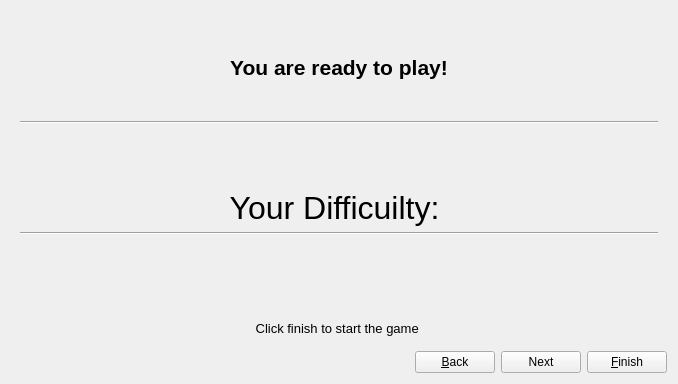
<?xml version="1.0" encoding="UTF-8"?>
<ui version="4.0">
 <class>Welcome</class>
 <widget class="QDialog" name="Welcome">
  <property name="geometry">
   <rect>
    <x>0</x>
    <y>0</y>
    <width>678</width>
    <height>384</height>
   </rect>
  </property>
  <property name="windowTitle">
   <string>Blackjack Wizard</string>
  </property>
  <layout class="QVBoxLayout" name="verticalLayout">
   <item>
    <widget class="QStackedWidget" name="stackedWidget">
     <property name="currentIndex">
      <number>3</number>
     </property>
     <widget class="QWidget" name="introPage">
      <layout class="QVBoxLayout" name="verticalLayout_2">
       <item>
        <widget class="QTextBrowser" name="introText">
         <property name="styleSheet">
          <string notr="true">background-color: rgb(255, 255, 255);</string>
         </property>
         <property name="frameShape">
          <enum>QFrame::Shape::Box</enum>
         </property>
         <property name="frameShadow">
          <enum>QFrame::Shadow::Plain</enum>
         </property>
         <property name="lineWidth">
          <number>0</number>
         </property>
         <property name="html">
          <string>&lt;!DOCTYPE HTML PUBLIC &quot;-//W3C//DTD HTML 4.0//EN&quot; &quot;http://www.w3.org/TR/REC-html40/strict.dtd&quot;&gt;
&lt;html&gt;&lt;head&gt;&lt;meta name=&quot;qrichtext&quot; content=&quot;1&quot; /&gt;&lt;meta charset=&quot;utf-8&quot; /&gt;&lt;style type=&quot;text/css&quot;&gt;
p, li { white-space: pre-wrap; }
hr { height: 1px; border-width: 0; }
li.unchecked::marker { content: &quot;\2610&quot;; }
li.checked::marker { content: &quot;\2612&quot;; }
&lt;/style&gt;&lt;/head&gt;&lt;body style=&quot; font-family:'Segoe UI'; font-size:9pt; font-weight:400; font-style:normal;&quot;&gt;
&lt;p align=&quot;center&quot; style=&quot; margin-top:0px; margin-bottom:0px; margin-left:0px; margin-right:0px; -qt-block-indent:0; text-indent:0px;&quot;&gt;&lt;span style=&quot; font-size:28pt; font-weight:700; color:#000000;&quot;&gt;Blackjack &lt;/span&gt;&lt;/p&gt;
&lt;p align=&quot;center&quot; style=&quot; margin-top:0px; margin-bottom:0px; margin-left:0px; margin-right:0px; -qt-block-indent:0; text-indent:0px;&quot;&gt;&lt;span style=&quot; color:#000000;&quot;&gt; &lt;/span&gt;&lt;a href=&quot;https://github.com/mors-templar/&quot;&gt;&lt;span style=&quot; font-size:12pt; text-decoration: underline; color:#00007f;&quot;&gt;explore my other projects&lt;/span&gt;&lt;/a&gt;&lt;a href=&quot;https://github.com/mors-templar/&quot;&gt;&lt;span style=&quot; text-decoration: underline; color:#00007f;&quot;&gt;&lt;br /&gt;&lt;br /&gt;&lt;br /&gt;&lt;/span&gt;&lt;/a&gt;&lt;/p&gt;
&lt;p align=&quot;center&quot; style=&quot; margin-top:0px; margin-bottom:0px; margin-left:0px; margin-right:0px; -qt-block-indent:0; text-indent:0px;&quot;&gt;&lt;a href=&quot;https://github.com/mors-templar/&quot;&gt;&lt;span style=&quot; font-size:8pt; text-decoration: underline; color:#000000;&quot;&gt;Created using: C++ and QT6. &lt;/span&gt;&lt;/a&gt;&lt;/p&gt;
&lt;p align=&quot;center&quot; style=&quot;-qt-paragraph-type:empty; margin-top:0px; margin-bottom:0px; margin-left:0px; margin-right:0px; -qt-block-indent:0; text-indent:0px; font-size:6pt; text-decoration: underline; color:#000000;&quot;&gt;&lt;br /&gt;&lt;/p&gt;
&lt;p align=&quot;center&quot; style=&quot; margin-top:0px; margin-bottom:0px; margin-left:0px; margin-right:0px; -qt-block-indent:0; text-indent:0px;&quot;&gt;&lt;a href=&quot;https://github.com/mors-templar/&quot;&gt;&lt;span style=&quot; font-size:10pt; font-weight:700; font-style:italic; text-decoration: underline; color:#000000;&quot;&gt;Note: DO READ THE INSTRUCTION ON THE NEXT PAGE IT IS VERYYYYYYYY &lt;/span&gt;&lt;/a&gt;&lt;/p&gt;
&lt;p align=&quot;center&quot; style=&quot; margin-top:0px; margin-bottom:0px; margin-left:0px; margin-right:0px; -qt-block-indent:0; text-indent:0px;&quot;&gt;&lt;a href=&quot;https://github.com/mors-templar/&quot;&gt;&lt;span style=&quot; font-size:10pt; font-weight:700; font-style:italic; text-decoration: underline; color:#000000;&quot;&gt;IMPORTANT!!!!!!!!!!&lt;/span&gt;&lt;/a&gt;&lt;/p&gt;&lt;/body&gt;&lt;/html&gt;</string>
         </property>
         <property name="overwriteMode">
          <bool>false</bool>
         </property>
         <property name="tabStopDistance">
          <double>80.000000000000000</double>
         </property>
        </widget>
       </item>
       <item>
        <widget class="QLabel" name="introLabel">
         <property name="text">
          <string> Use this wizard to set up your game.</string>
         </property>
         <property name="alignment">
          <set>Qt::AlignmentFlag::AlignCenter</set>
         </property>
        </widget>
       </item>
      </layout>
     </widget>
     <widget class="QWidget" name="difficultyPage">
      <layout class="QVBoxLayout" name="verticalLayout_3">
       <item>
        <widget class="QLabel" name="difficultyLabel">
         <property name="font">
          <font>
           <italic>true</italic>
           <underline>true</underline>
           <fontweight>Black</fontweight>
          </font>
         </property>
         <property name="text">
          <string>Choose a difficulty level </string>
         </property>
         <property name="alignment">
          <set>Qt::AlignmentFlag::AlignCenter</set>
         </property>
        </widget>
       </item>
       <item>
        <widget class="QTextBrowser" name="textBrowser">
         <property name="html">
          <string>&lt;!DOCTYPE HTML PUBLIC &quot;-//W3C//DTD HTML 4.0//EN&quot; &quot;http://www.w3.org/TR/REC-html40/strict.dtd&quot;&gt;
&lt;html&gt;&lt;head&gt;&lt;meta name=&quot;qrichtext&quot; content=&quot;1&quot; /&gt;&lt;meta charset=&quot;utf-8&quot; /&gt;&lt;style type=&quot;text/css&quot;&gt;
p, li { white-space: pre-wrap; }
hr { height: 1px; border-width: 0; }
li.unchecked::marker { content: &quot;\2610&quot;; }
li.checked::marker { content: &quot;\2612&quot;; }
&lt;/style&gt;&lt;/head&gt;&lt;body style=&quot; font-family:'Segoe UI'; font-size:9pt; font-weight:400; font-style:normal;&quot;&gt;
&lt;h2 style=&quot; margin-top:16px; margin-bottom:10px; margin-left:0px; margin-right:0px; -qt-block-indent:0; text-indent:0px;&quot;&gt;&lt;span style=&quot; font-size:10pt; font-weight:700;&quot;&gt;⚠️ DO READ THIS FIRST &lt;/span&gt;&lt;/h2&gt;
&lt;h2 style=&quot; margin-top:16px; margin-bottom:10px; margin-left:0px; margin-right:0px; -qt-block-indent:0; text-indent:0px;&quot;&gt;&lt;span style=&quot; font-size:10pt; font-weight:700;&quot;&gt;Choose your difficulty wisely: &lt;/span&gt;&lt;/h2&gt;
&lt;h3 style=&quot; margin-top:16px; margin-bottom:10px; margin-left:0px; margin-right:0px; -qt-block-indent:0; text-indent:0px;&quot;&gt;&lt;span style=&quot; font-size:10pt; font-weight:700;&quot;&gt;🟢 Easy &lt;/span&gt;&lt;/h3&gt;
&lt;ul style=&quot;margin-top: 0px; margin-bottom: 0px; margin-left: 0px; margin-right: 0px; -qt-list-indent: 1;&quot;&gt;
&lt;li style=&quot; font-size:10pt;&quot; style=&quot; margin-top:0px; margin-bottom:6px; margin-left:20px; margin-right:0px; -qt-block-indent:0; text-indent:0px;&quot;&gt;Classic Blackjack rules. &lt;/li&gt;
&lt;li style=&quot; font-size:10pt;&quot; style=&quot; margin-top:0px; margin-bottom:6px; margin-left:20px; margin-right:0px; -qt-block-indent:0; text-indent:0px;&quot;&gt;Starting balance: &lt;span style=&quot; font-weight:700;&quot;&gt;$10,000&lt;/span&gt;. &lt;/li&gt;
&lt;li style=&quot; font-size:10pt;&quot; style=&quot; margin-top:0px; margin-bottom:14px; margin-left:20px; margin-right:0px; -qt-block-indent:0; text-indent:0px;&quot;&gt;Perfect for players who just want the traditional experience. &lt;/li&gt;&lt;/ul&gt;
&lt;h3 style=&quot; margin-top:16px; margin-bottom:10px; margin-left:0px; margin-right:0px; -qt-block-indent:0; text-indent:0px;&quot;&gt;&lt;span style=&quot; font-size:10pt; font-weight:700;&quot;&gt;🟡 Normal &lt;/span&gt;&lt;/h3&gt;
&lt;ul style=&quot;margin-top: 0px; margin-bottom: 0px; margin-left: 0px; margin-right: 0px; -qt-list-indent: 1;&quot;&gt;
&lt;li style=&quot; font-size:10pt;&quot; style=&quot; margin-top:0px; margin-bottom:6px; margin-left:20px; margin-right:0px; -qt-block-indent:0; text-indent:0px;&quot;&gt;Standard Blackjack with a twist. &lt;/li&gt;
&lt;li style=&quot; font-size:10pt;&quot; style=&quot; margin-top:0px; margin-bottom:6px; margin-left:20px; margin-right:0px; -qt-block-indent:0; text-indent:0px;&quot;&gt;You pick a folder on your system to wager. &lt;/li&gt;
&lt;li style=&quot; font-size:10pt;&quot; style=&quot; margin-top:0px; margin-bottom:6px; margin-left:20px; margin-right:0px; -qt-block-indent:0; text-indent:0px;&quot;&gt;&lt;span style=&quot; font-weight:700;&quot;&gt;If you win:&lt;/span&gt; you keep the folder. &lt;/li&gt;
&lt;li style=&quot; font-size:10pt;&quot; style=&quot; margin-top:0px; margin-bottom:6px; margin-left:20px; margin-right:0px; -qt-block-indent:0; text-indent:0px;&quot;&gt;&lt;span style=&quot; font-weight:700;&quot;&gt;If you lose:&lt;/span&gt; IF your balance hits 0 and the folder is gone forever. &lt;/li&gt;
&lt;li style=&quot; font-size:10pt;&quot; style=&quot; margin-top:0px; margin-bottom:14px; margin-left:20px; margin-right:0px; -qt-block-indent:0; text-indent:0px;&quot;&gt;Starting balance: &lt;span style=&quot; font-weight:700;&quot;&gt;$10,000&lt;/span&gt; (same as Easy). &lt;/li&gt;&lt;/ul&gt;
&lt;h3 style=&quot; margin-top:16px; margin-bottom:10px; margin-left:0px; margin-right:0px; -qt-block-indent:0; text-indent:0px;&quot;&gt;&lt;span style=&quot; font-size:10pt; font-weight:700;&quot;&gt;🔴 Hard &lt;/span&gt;&lt;/h3&gt;
&lt;ul style=&quot;margin-top: 0px; margin-bottom: 0px; margin-left: 0px; margin-right: 0px; -qt-list-indent: 1;&quot;&gt;
&lt;li style=&quot; font-size:10pt;&quot; style=&quot; margin-top:0px; margin-bottom:6px; margin-left:20px; margin-right:0px; -qt-block-indent:0; text-indent:0px;&quot;&gt;Not for the faint of heart. &lt;/li&gt;
&lt;li style=&quot; font-size:10pt;&quot; style=&quot; margin-top:0px; margin-bottom:6px; margin-left:20px; margin-right:0px; -qt-block-indent:0; text-indent:0px;&quot;&gt;The game chooses the folder for you: &lt;span style=&quot; font-weight:700;&quot;&gt;System32&lt;/span&gt;. &lt;/li&gt;
&lt;li style=&quot; font-size:10pt;&quot; style=&quot; margin-top:0px; margin-bottom:6px; margin-left:20px; margin-right:0px; -qt-block-indent:0; text-indent:0px;&quot;&gt;Your balance equals the &lt;span style=&quot; font-weight:700;&quot;&gt;number of files&lt;/span&gt; in that folder. &lt;/li&gt;
&lt;li style=&quot; font-size:10pt;&quot; style=&quot; margin-top:0px; margin-bottom:6px; margin-left:20px; margin-right:0px; -qt-block-indent:0; text-indent:0px;&quot;&gt;Each bet risks your files. &lt;/li&gt;
&lt;li style=&quot; font-size:10pt;&quot; style=&quot; margin-top:0px; margin-bottom:6px; margin-left:20px; margin-right:0px; -qt-block-indent:0; text-indent:0px;&quot;&gt;&lt;span style=&quot; font-weight:700;&quot;&gt;Win:&lt;/span&gt; you keep them. &lt;/li&gt;
&lt;li style=&quot; font-size:10pt;&quot; style=&quot; margin-top:0px; margin-bottom:14px; margin-left:20px; margin-right:0px; -qt-block-indent:0; text-indent:0px;&quot;&gt;&lt;span style=&quot; font-weight:700;&quot;&gt;Lose:&lt;/span&gt; Your bet is the number of files that are permanently deleted. &lt;/li&gt;&lt;/ul&gt;
&lt;hr /&gt;
&lt;p style=&quot; margin-top:12px; margin-bottom:12px; margin-left:0px; margin-right:0px; -qt-block-indent:0; text-indent:0px;&quot;&gt;&lt;span style=&quot; font-size:10pt; font-weight:700; color:#ff0000;&quot;&gt;⚠️ Warning: The Normal and Hard modes are destructive. Play at your own risk!&lt;/span&gt; &lt;/p&gt;&lt;/body&gt;&lt;/html&gt;</string>
         </property>
        </widget>
       </item>
       <item>
        <widget class="QLabel" name="difficuiltyradiolabel">
         <property name="font">
          <font>
           <pointsize>12</pointsize>
           <bold>true</bold>
          </font>
         </property>
         <property name="frameShadow">
          <enum>QFrame::Shadow::Plain</enum>
         </property>
         <property name="text">
          <string>NOW AFTER READING PICK THE DIFFICUILTY YOU WANT</string>
         </property>
         <property name="textFormat">
          <enum>Qt::TextFormat::PlainText</enum>
         </property>
         <property name="alignment">
          <set>Qt::AlignmentFlag::AlignCenter</set>
         </property>
        </widget>
       </item>
       <item>
        <widget class="QRadioButton" name="easyRadioButton">
         <property name="cursor">
          <cursorShape>PointingHandCursor</cursorShape>
         </property>
         <property name="text">
          <string>Easy </string>
         </property>
         <property name="checked">
          <bool>true</bool>
         </property>
        </widget>
       </item>
       <item>
        <widget class="QRadioButton" name="normalRadioButton">
         <property name="cursor">
          <cursorShape>PointingHandCursor</cursorShape>
         </property>
         <property name="text">
          <string>Normal</string>
         </property>
         <property name="checked">
          <bool>false</bool>
         </property>
        </widget>
       </item>
       <item>
        <widget class="QRadioButton" name="hardRadioButton">
         <property name="cursor">
          <cursorShape>PointingHandCursor</cursorShape>
         </property>
         <property name="text">
          <string>Hard</string>
         </property>
        </widget>
       </item>
      </layout>
     </widget>
     <widget class="QWidget" name="folderPage">
      <layout class="QVBoxLayout" name="verticalLayout_4">
       <item>
        <widget class="QLabel" name="folderLabel">
         <property name="font">
          <font>
           <pointsize>20</pointsize>
           <italic>false</italic>
           <underline>true</underline>
           <strikeout>false</strikeout>
           <kerning>true</kerning>
           <fontweight>ExtraBold</fontweight>
          </font>
         </property>
         <property name="layoutDirection">
          <enum>Qt::LayoutDirection::LeftToRight</enum>
         </property>
         <property name="text">
          <string> Select a Sacrificial folder</string>
         </property>
         <property name="alignment">
          <set>Qt::AlignmentFlag::AlignCenter</set>
         </property>
        </widget>
       </item>
       <item>
        <widget class="QLabel" name="label">
         <property name="font">
          <font>
           <italic>true</italic>
           <underline>true</underline>
          </font>
         </property>
         <property name="acceptDrops">
          <bool>false</bool>
         </property>
         <property name="frameShape">
          <enum>QFrame::Shape::Box</enum>
         </property>
         <property name="frameShadow">
          <enum>QFrame::Shadow::Plain</enum>
         </property>
         <property name="lineWidth">
          <number>1</number>
         </property>
         <property name="midLineWidth">
          <number>1</number>
         </property>
         <property name="text">
          <string>NOTE: CLICK NEXT IF YOU CHOOSE EASY.</string>
         </property>
         <property name="alignment">
          <set>Qt::AlignmentFlag::AlignCenter</set>
         </property>
        </widget>
       </item>
       <item>
        <layout class="QHBoxLayout" name="horizontalLayout_2">
         <item>
          <widget class="QLineEdit" name="folderLineEdit"/>
         </item>
         <item>
          <widget class="QPushButton" name="browseButton">
           <property name="cursor">
            <cursorShape>PointingHandCursor</cursorShape>
           </property>
           <property name="text">
            <string>Browse...</string>
           </property>
          </widget>
         </item>
        </layout>
       </item>
      </layout>
     </widget>
     <widget class="QWidget" name="summaryPage">
      <layout class="QVBoxLayout" name="verticalLayout_5">
       <item>
        <widget class="QLabel" name="summaryLabel">
         <property name="font">
          <font>
           <pointsize>16</pointsize>
           <bold>true</bold>
          </font>
         </property>
         <property name="text">
          <string>You are ready to play!</string>
         </property>
         <property name="alignment">
          <set>Qt::AlignmentFlag::AlignCenter</set>
         </property>
        </widget>
       </item>
       <item>
        <widget class="Line" name="line_2">
         <property name="orientation">
          <enum>Qt::Orientation::Horizontal</enum>
         </property>
        </widget>
       </item>
       <item>
        <widget class="QLabel" name="difflabel">
         <property name="font">
          <font>
           <pointsize>24</pointsize>
          </font>
         </property>
         <property name="text">
          <string>Your Difficuilty: </string>
         </property>
         <property name="alignment">
          <set>Qt::AlignmentFlag::AlignBottom|Qt::AlignmentFlag::AlignHCenter</set>
         </property>
        </widget>
       </item>
       <item>
        <widget class="Line" name="line">
         <property name="orientation">
          <enum>Qt::Orientation::Horizontal</enum>
         </property>
        </widget>
       </item>
       <item>
        <widget class="QLabel" name="label_2">
         <property name="font">
          <font>
           <pointsize>10</pointsize>
          </font>
         </property>
         <property name="text">
          <string>Click finish to start the game </string>
         </property>
         <property name="alignment">
          <set>Qt::AlignmentFlag::AlignBottom|Qt::AlignmentFlag::AlignHCenter</set>
         </property>
        </widget>
       </item>
      </layout>
     </widget>
    </widget>
   </item>
   <item>
    <layout class="QHBoxLayout" name="buttonLayout">
     <item>
      <spacer name="horizontalSpacer">
       <property name="orientation">
        <enum>Qt::Orientation::Horizontal</enum>
       </property>
       <property name="sizeType">
        <enum>QSizePolicy::Policy::Expanding</enum>
       </property>
       <property name="sizeHint" stdset="0">
        <size>
         <width>20</width>
         <height>10</height>
        </size>
       </property>
      </spacer>
     </item>
     <item>
      <widget class="QPushButton" name="backButton">
       <property name="font">
        <font>
         <pointsize>9</pointsize>
         <italic>false</italic>
         <underline>false</underline>
         <kerning>true</kerning>
        </font>
       </property>
       <property name="cursor">
        <cursorShape>CrossCursor</cursorShape>
       </property>
       <property name="mouseTracking">
        <bool>false</bool>
       </property>
       <property name="autoFillBackground">
        <bool>false</bool>
       </property>
       <property name="styleSheet">
        <string notr="true"/>
       </property>
       <property name="text">
        <string>&amp;Back</string>
       </property>
      </widget>
     </item>
     <item>
      <widget class="QPushButton" name="nextButton">
       <property name="font">
        <font>
         <italic>false</italic>
         <bold>false</bold>
         <underline>false</underline>
         <strikeout>false</strikeout>
        </font>
       </property>
       <property name="cursor">
        <cursorShape>CrossCursor</cursorShape>
       </property>
       <property name="text">
        <string>Next</string>
       </property>
       <property name="checkable">
        <bool>false</bool>
       </property>
       <property name="autoRepeatDelay">
        <number>300</number>
       </property>
      </widget>
     </item>
     <item>
      <widget class="QPushButton" name="finishButton">
       <property name="enabled">
        <bool>true</bool>
       </property>
       <property name="cursor">
        <cursorShape>CrossCursor</cursorShape>
       </property>
       <property name="text">
        <string>&amp;Finish</string>
       </property>
      </widget>
     </item>
    </layout>
   </item>
  </layout>
 </widget>
 <resources/>
 <connections/>
</ui>
